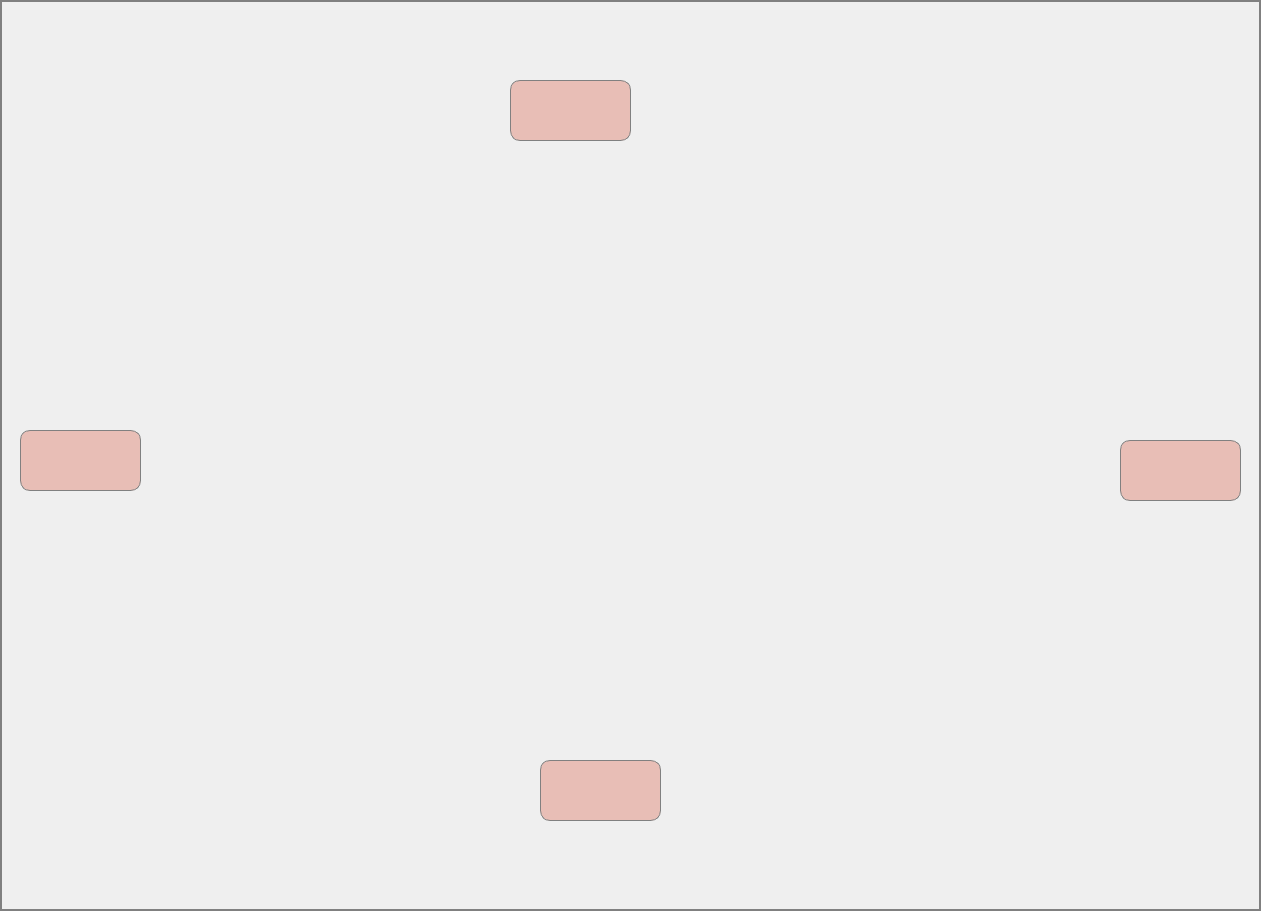
<?xml version="1.0" encoding="UTF-8"?>
<ui version="4.0">
 <class>Dialog</class>
 <widget class="QDialog" name="Dialog">
  <property name="geometry">
   <rect>
    <x>0</x>
    <y>0</y>
    <width>1261</width>
    <height>911</height>
   </rect>
  </property>
  <property name="windowTitle">
   <string>2nd Floor Temperature</string>
  </property>
  <widget class="QLabel" name="label">
   <property name="geometry">
    <rect>
     <x>0</x>
     <y>0</y>
     <width>1261</width>
     <height>911</height>
    </rect>
   </property>
   <property name="styleSheet">
    <string notr="true">border: 2px solid grey;</string>
   </property>
   <property name="text">
    <string/>
   </property>
   <property name="pixmap">
    <pixmap>2F.jpg</pixmap>
   </property>
  </widget>
  <widget class="QLabel" name="label_2">
   <property name="geometry">
    <rect>
     <x>660</x>
     <y>290</y>
     <width>111</width>
     <height>61</height>
    </rect>
   </property>
   <property name="font">
    <font>
     <family>Times New Roman</family>
     <pointsize>28</pointsize>
    </font>
   </property>
   <property name="text">
    <string/>
   </property>
  </widget>
  <widget class="QLabel" name="label_3">
   <property name="geometry">
    <rect>
     <x>470</x>
     <y>400</y>
     <width>111</width>
     <height>61</height>
    </rect>
   </property>
   <property name="font">
    <font>
     <family>Times New Roman</family>
     <pointsize>28</pointsize>
    </font>
   </property>
   <property name="text">
    <string/>
   </property>
  </widget>
  <widget class="QLabel" name="label_4">
   <property name="geometry">
    <rect>
     <x>510</x>
     <y>80</y>
     <width>121</width>
     <height>61</height>
    </rect>
   </property>
   <property name="font">
    <font>
     <family>Times New Roman</family>
     <pointsize>28</pointsize>
    </font>
   </property>
   <property name="styleSheet">
    <string notr="true">background-color:rgba(222, 114, 94,100);
color:rgb(222, 114, 94);
border:1px solid grey;
border-radius: 10px;</string>
   </property>
   <property name="text">
    <string/>
   </property>
  </widget>
  <widget class="QLabel" name="label_5">
   <property name="geometry">
    <rect>
     <x>1120</x>
     <y>440</y>
     <width>121</width>
     <height>61</height>
    </rect>
   </property>
   <property name="font">
    <font>
     <family>Times New Roman</family>
     <pointsize>28</pointsize>
    </font>
   </property>
   <property name="styleSheet">
    <string notr="true">background-color:rgba(222, 114, 94,100);
color:rgb(222, 114, 94);
border:1px solid grey;
border-radius: 10px;</string>
   </property>
   <property name="text">
    <string/>
   </property>
  </widget>
  <widget class="QLabel" name="label_6">
   <property name="geometry">
    <rect>
     <x>540</x>
     <y>760</y>
     <width>121</width>
     <height>61</height>
    </rect>
   </property>
   <property name="font">
    <font>
     <family>Times New Roman</family>
     <pointsize>28</pointsize>
    </font>
   </property>
   <property name="styleSheet">
    <string notr="true">background-color:rgba(222, 114, 94,100);
color:rgb(222, 114, 94);
border:1px solid grey;
border-radius: 10px;</string>
   </property>
   <property name="text">
    <string/>
   </property>
  </widget>
  <widget class="QLabel" name="label_7">
   <property name="geometry">
    <rect>
     <x>20</x>
     <y>430</y>
     <width>121</width>
     <height>61</height>
    </rect>
   </property>
   <property name="font">
    <font>
     <family>Times New Roman</family>
     <pointsize>28</pointsize>
    </font>
   </property>
   <property name="styleSheet">
    <string notr="true">background-color:rgba(222, 114, 94,100);
color:rgb(222, 114, 94);
border:1px solid grey;
border-radius: 10px;</string>
   </property>
   <property name="text">
    <string/>
   </property>
  </widget>
 </widget>
 <resources/>
 <connections/>
</ui>
